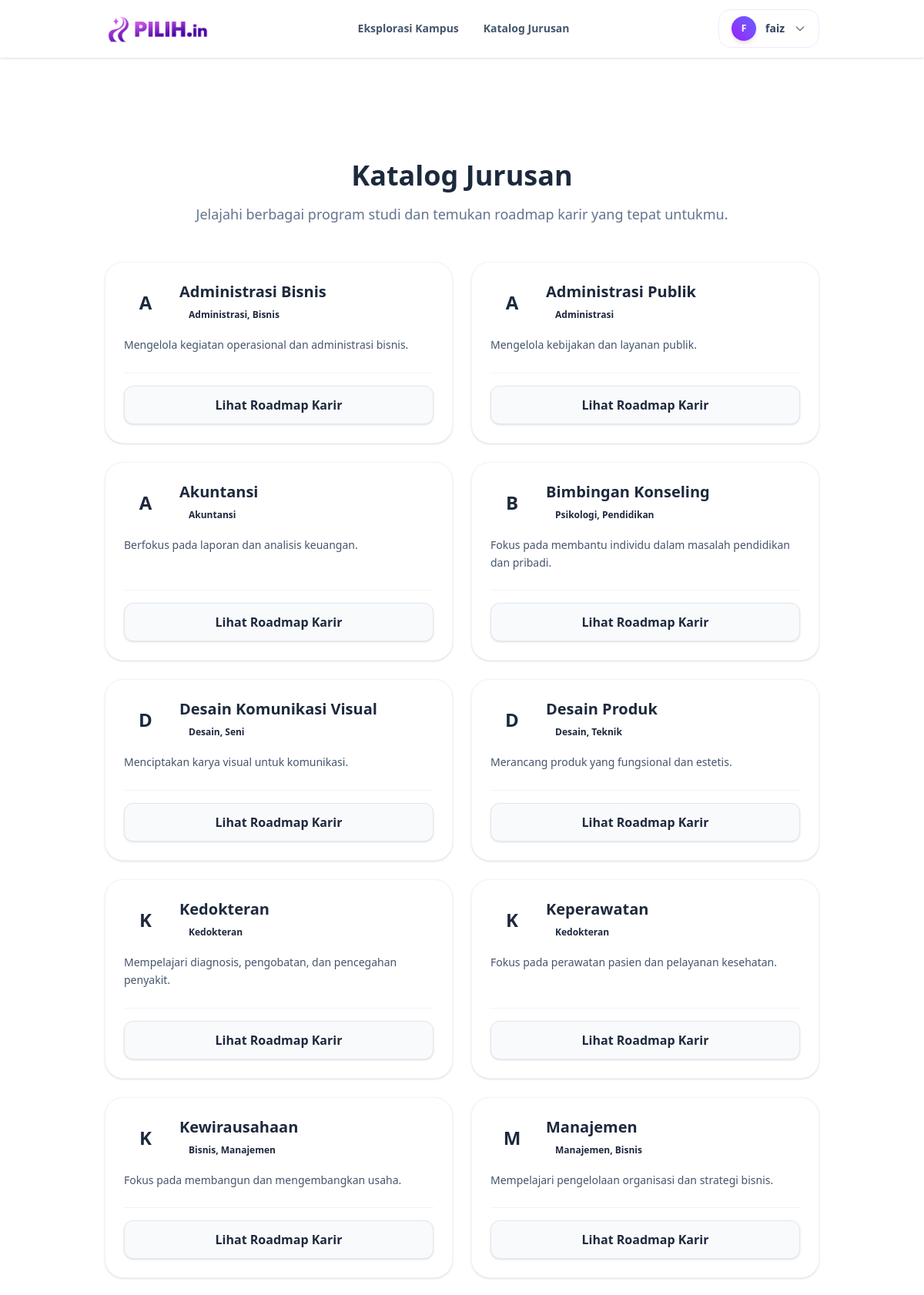
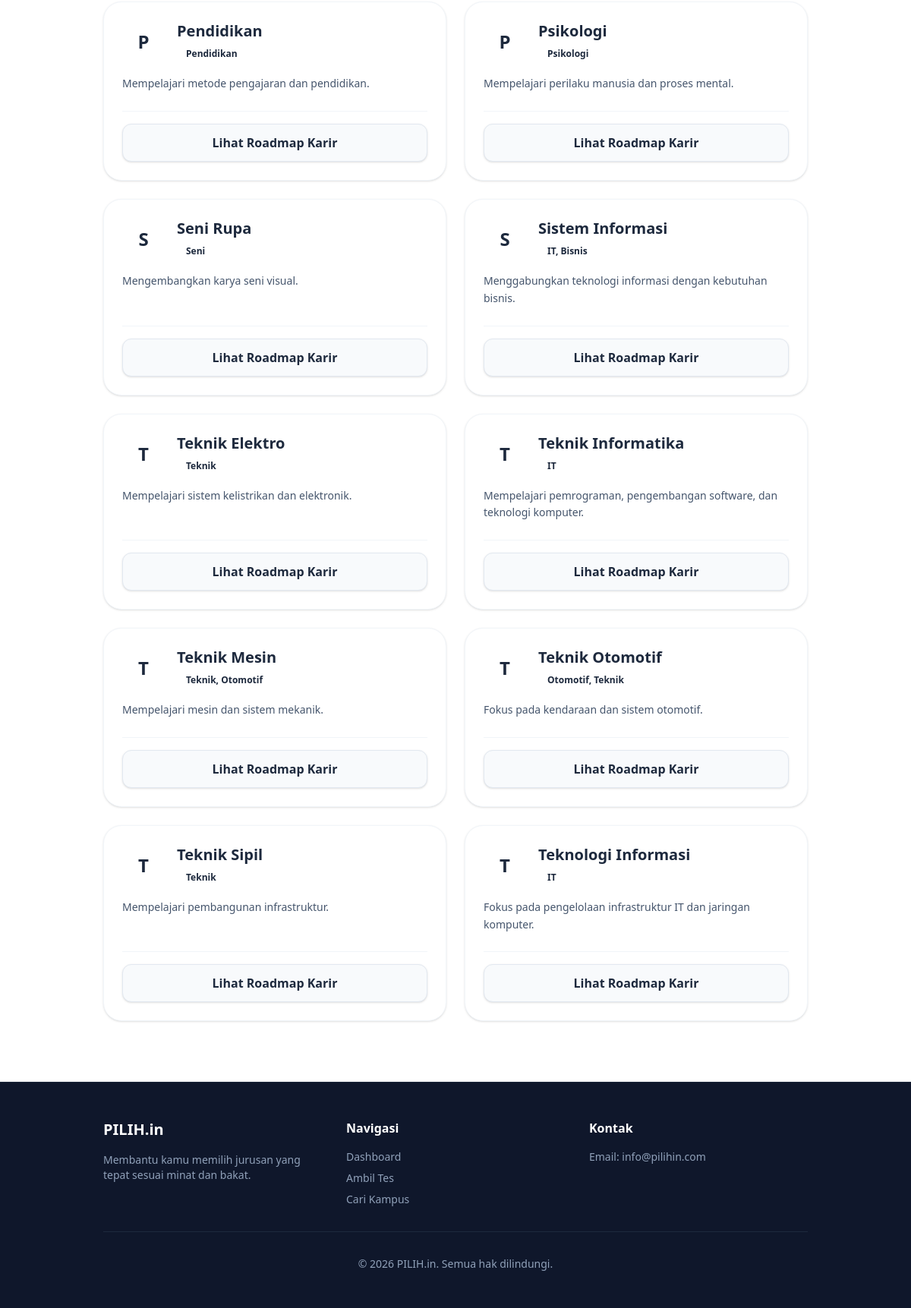
Page /katalog_jurusan.php (signed in) on the committed database (2 pictures, top to bottom).
### tables this page shows
CREATE TABLE `jurusan` (
  `id_jurusan` int(11) NOT NULL,
  `nama_jurusan` varchar(100) NOT NULL,
  `deskripsi_singkat` text NOT NULL,
  `kategori_relevan` varchar(50) NOT NULL,
  `prospek_karir` text DEFAULT NULL,
  `gambar_url` varchar(255) DEFAULT NULL
);

### katalog_jurusan.php (the view, shortened to what this page needs)
<?php
require_once 'database/koneksi.php';
$query = "SELECT * FROM jurusan ORDER BY nama_jurusan ASC";
$result = mysqli_query($koneksi, $query);
?>
<!DOCTYPE html>
<html lang="id">
<head>
    <link href="./src/output.css" rel="stylesheet">
</head>
<body class="bg-base font-sans text-slate-800">
    <?php include 'components/navbar.php'; ?>
    <main class="pt-32 pb-20 container mx-auto px-4 lg:px-12">
        <div class="text-center mb-12">
            <h1 class="text-4xl font-bold text-slate-800 mb-4">Katalog <span class="text-primary">Jurusan</span></h1>
            <p class="text-lg text-slate-500">Jelajahi berbagai program studi dan temukan roadmap karir yang tepat untukmu.</p>
        </div>
        <div class="grid grid-cols-1 md:grid-cols-2 gap-6">
            <?php while ($row = mysqli_fetch_assoc($result)): ?>
            <div class="bg-white p-6 rounded-3xl shadow-sm border border-slate-100 hover:shadow-lg transition hover:-translate-y-1 flex flex-col justify-between">
                <div>
                    <div class="flex items-center gap-4 mb-4">
                        <div class="w-14 h-14 bg-primary/10 text-primary rounded-full flex items-center justify-center text-2xl font-bold">
                            <?= strtoupper(substr($row['nama_jurusan'], 0, 1)) ?>
                        </div>
                        <div>
                            <h3 class="font-bold text-xl text-slate-800"><?= htmlspecialchars($row['nama_jurusan']) ?></h3>
                            <span class="inline-block mt-1 text-xs font-semibold text-primary bg-primary/10 px-3 py-1 rounded-full"><?= htmlspecialchars($row['kategori_relevan']) ?></span>
                        </div>
                    </div>
                    <p class="text-slate-600 mb-6 leading-relaxed text-sm">
                        <?= htmlspecialchars($row['deskripsi_singkat']) ?>
                    </p>
                </div>
                <div class="border-t border-slate-100 pt-4">
                    <a href="roadmap.php?id_jurusan=<?= $row['id_jurusan'] ?>" class="block w-full py-3 bg-slate-50 border border-slate-200 text-slate-800 rounded-xl font-semibold hover:bg-primary hover:text-white transition text-center shadow-sm">
                        Lihat Roadmap Karir
                    </a>
                </div>
            </div>
            <?php endwhile; ?>
        </div>
    </main>
    <?php include 'components/footer.php'; ?>
</body>
</html>

### rows in the picture
jurusan: nama_jurusan "A", nama_jurusan "Administrasi Bisnis", kategori_relevan "Administrasi, Bisnis", deskripsi_singkat "Mengelola kegiatan operasional dan administrasi bisnis."
jurusan: nama_jurusan "A", nama_jurusan "Administrasi Publik", kategori_relevan "Administrasi", deskripsi_singkat "Mengelola kebijakan dan layanan publik."
jurusan: nama_jurusan "A", nama_jurusan "Akuntansi", kategori_relevan "Akuntansi", deskripsi_singkat "Berfokus pada laporan dan analisis keuangan."
jurusan: nama_jurusan "B", nama_jurusan "Bimbingan Konseling", kategori_relevan "Psikologi, Pendidikan", deskripsi_singkat "Fokus pada membantu individu dalam masalah pendidikan dan pribadi."
jurusan: nama_jurusan "D", nama_jurusan "Desain Komunikasi Visual", kategori_relevan "Desain, Seni", deskripsi_singkat "Menciptakan karya visual untuk komunikasi."
jurusan: nama_jurusan "D", nama_jurusan "Desain Produk", kategori_relevan "Desain, Teknik", deskripsi_singkat "Merancang produk yang fungsional dan estetis."
jurusan: nama_jurusan "K", nama_jurusan "Kedokteran", kategori_relevan "Kedokteran", deskripsi_singkat "Mempelajari diagnosis, pengobatan, dan pencegahan penyakit."
jurusan: nama_jurusan "K", nama_jurusan "Keperawatan", kategori_relevan "Kedokteran", deskripsi_singkat "Fokus pada perawatan pasien dan pelayanan kesehatan."
jurusan: nama_jurusan "K", nama_jurusan "Kewirausahaan", kategori_relevan "Bisnis, Manajemen", deskripsi_singkat "Fokus pada membangun dan mengembangkan usaha."
jurusan: nama_jurusan "M", nama_jurusan "Manajemen", kategori_relevan "Manajemen, Bisnis", deskripsi_singkat "Mempelajari pengelolaan organisasi dan strategi bisnis."
jurusan: nama_jurusan "P", nama_jurusan "Pendidikan", kategori_relevan "Pendidikan", deskripsi_singkat "Mempelajari metode pengajaran dan pendidikan."
jurusan: nama_jurusan "P", nama_jurusan "Psikologi", kategori_relevan "Psikologi", deskripsi_singkat "Mempelajari perilaku manusia dan proses mental."
jurusan: nama_jurusan "S", nama_jurusan "Seni Rupa", kategori_relevan "Seni", deskripsi_singkat "Mengembangkan karya seni visual."
jurusan: nama_jurusan "S", nama_jurusan "Sistem Informasi", kategori_relevan "IT, Bisnis", deskripsi_singkat "Menggabungkan teknologi informasi dengan kebutuhan bisnis."
jurusan: nama_jurusan "T", nama_jurusan "Teknik Elektro", kategori_relevan "Teknik", deskripsi_singkat "Mempelajari sistem kelistrikan dan elektronik."
jurusan: nama_jurusan "T", nama_jurusan "Teknik Informatika", kategori_relevan "IT", deskripsi_singkat "Mempelajari pemrograman, pengembangan software, dan teknologi komputer."
jurusan: nama_jurusan "T", nama_jurusan "Teknik Mesin", kategori_relevan "Teknik, Otomotif", deskripsi_singkat "Mempelajari mesin dan sistem mekanik."
jurusan: nama_jurusan "T", nama_jurusan "Teknik Otomotif", kategori_relevan "Otomotif, Teknik", deskripsi_singkat "Fokus pada kendaraan dan sistem otomotif."
jurusan: nama_jurusan "T", nama_jurusan "Teknik Sipil", kategori_relevan "Teknik", deskripsi_singkat "Mempelajari pembangunan infrastruktur."
jurusan: nama_jurusan "T", nama_jurusan "Teknologi Informasi", kategori_relevan "IT", deskripsi_singkat "Fokus pada pengelolaan infrastruktur IT dan jaringan komputer."

### other values in the picture
substr($_SESSION['nama_lengkap'] ?? 'U', 0, 1) "F"
explode(' ', $_SESSION['nama_lengkap'] ?? 'User')[0] "faiz"
